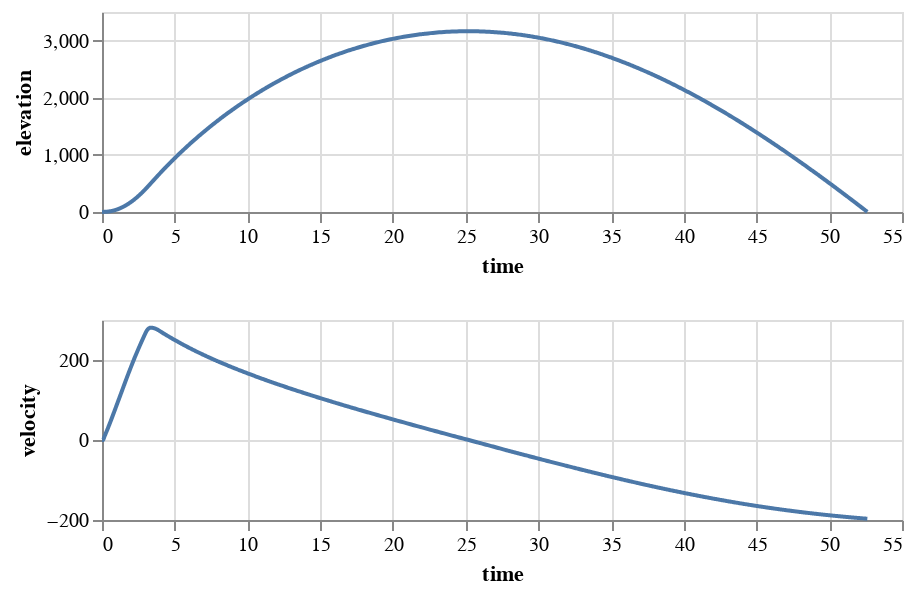

Notebook code for this chart:
### Code cell
z & vz

### Figure 1 — Vega-Lite specification as saved in the notebook (floating-point values rounded to 4 significant figures; data arrays with more than 128 entries replaced by an {"elided": "..."} marker saying what was removed)
{"config": {"view": {"continuousWidth": 400, "continuousHeight": 300}}, "vconcat": [{"mark": "line", "encoding": {"x": {"type": "quantitative", "field": "time"}, "y": {"type": "quantitative", "field": "elevation"}}, "height": 100, "width": 400}, {"mark": "line", "encoding": {"x": {"type": "quantitative", "field": "time"}, "y": {"type": "quantitative", "field": "velocity"}}, "height": 100, "width": 400}], "data": {"name": "data-f9774d9a813388d6b4bdd6b171a89fc8"}, "$schema": "https://vega.github.io/schema/vega-lite/v4.8.1.json", "datasets": {"data-f9774d9a813388d6b4bdd6b171a89fc8": {"elided": "1186 records"}}}
